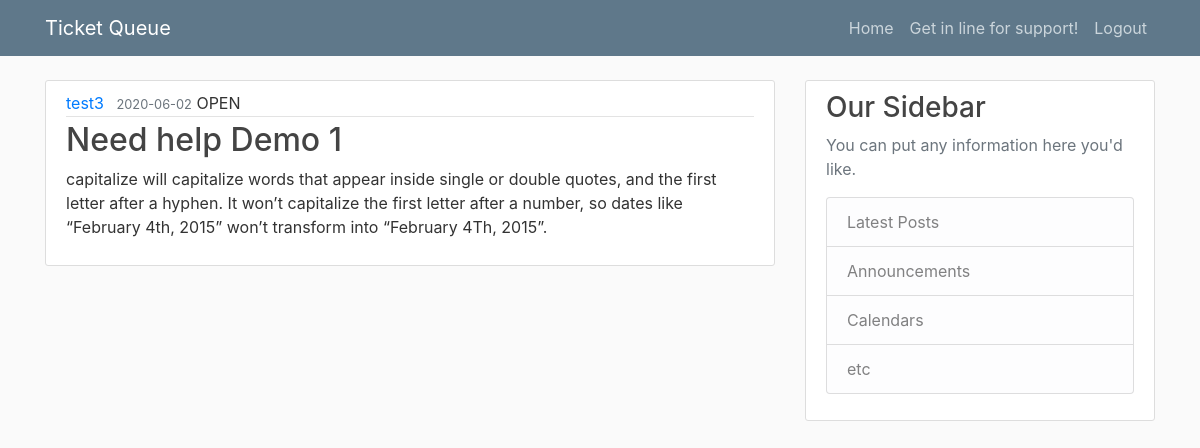
The page /post/1 (signed in) on the database its author committed.
### helpdeskqueue/models.py (models this page shows, shortened)
class User(db.Model, UserMixin):
    id = db.Column(db.Integer, primary_key = True)
    username = db.Column(db.String(20), unique = True, nullable = False)
    user_type = db.Column(db.String(20), unique = True, nullable = False)
    email = db.Column(db.String(120), unique = True, nullable = False)
    password = db.Column(db.String(60), nullable = False)
    posts = db.relationship('Post', backref = 'author', lazy = True)

class Post(db.Model):
    id = db.Column(db.Integer, primary_key = True)
    title = db.Column(db.String(100), nullable = False)
    date_posted = db.Column(db.DateTime, nullable = False, default = datetime.utcnow)
    content = db.Column(db.Text, nullable = False)
    category = db.Column(db.Text, nullable = False)
    status = db.Column(db.Text, nullable = False)
    user_id = db.Column(db.Integer, db.ForeignKey('user.id'), nullable = False)
    notes = db.Column(db.String, nullable = True)
    assisted_by = db.Column(db.String, nullable = True)

### helpdeskqueue/routes.py (the view, shortened to what this page needs)
@app.route("/post/<int:post_id>", methods = ['GET', 'POST'])
@login_required
def post(post_id):
    admin = 'admin'
    form = QueueForm()
    action = PageAction()
    post = Post.query.get_or_404(post_id)
    return render_template('post.html', title = post.title, post = post, admin = admin, status = status, form = form, action = action)

### helpdeskqueue/models.py (called while the page is built)
@login_manager.user_loader
def load_user(user_id):
    return User.query.get(int(user_id))

### helpdeskqueue/templates/post.html (shortened to what this page needs)
{% extends 'layout.html' %}
{% block content %}
    <article class="media content-section">
        <div class="media-body">
          <div class="article-metadata">
            <a class="mr-2" href="{{ url_for('user_posts', username = post.author.username) }}">{{ post.author.username }}</a>
            <small class="text-muted">{{ post.date_posted.strftime('%Y-%m-%d') }}</small>
            <a class = "uppercase">{{ post.status }}</a>
          </div>
          <h2 class = "article-title">{{ post.title }}</h2>
          <p class= "article-content">{{ post.content }}</p>
        </div>
      </article>
{% endblock content %}

### helpdeskqueue/static/main.css (style rules this page uses)
body { background: #fafafa; color: #333333; margin-top: 5rem; }
h1, h2, h3, h4, h5, h6 { color: #444444; }
.content-section { background: #ffffff; padding: 10px 20px; border: 1px solid #dddddd; border-radius: 3px; margin-bottom: 20px; }
.article-title { color: #444444; }
.article-content { white-space: pre-line; }
.article-metadata { padding-bottom: 1px; margin-bottom: 4px; border-bottom: 1px solid #e3e3e3 }
.uppercase { text-transform: uppercase; }

### rows shown on the page
User: author.username "test3"
Post: date_posted "2020-06-02", status "OPEN", title "Need help Demo 1", content "capitalize will capitalize words that appear inside single or double quotes, and the first letter after a hyphen. It won’t capitalize the first letter after a number, so dates like “February 4th, 2015” won’t transform into “February 4Th, 2015”."
